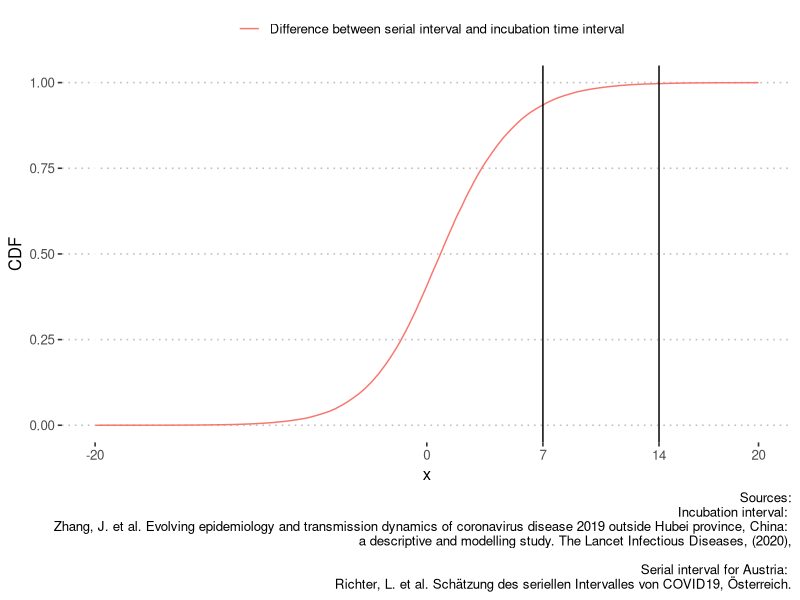

Recreate this plot in R.
library(dplyr)
library(ggplot2)
library(ggpubr)

simSize <- 100000
sim_latent <- rgamma(simSize, shape=2.88, scale = 1.55)
sim_incubation <- rgamma(simSize, shape = 3.18, rate = 0.59)

sim_infectious_around_symptoms <- ecdf(sim_incubation - sim_latent)

x<-seq(-20,20,0.1)
sim_infectious_around_symptoms_plot <- data.frame(
  x=x,
  ecdf=sim_infectious_around_symptoms(x)
)

sim_infectious_around_symptoms_plot %>%
  ggplot(aes(x=x)) +
  geom_line(aes(y=ecdf, color="Difference between serial interval and incubation time interval")) +
  geom_vline(xintercept = 7) + 
  geom_vline(xintercept = 14) +
  scale_x_continuous(breaks = c(-20,0,7, 14, 20)) +
  labs(color="",
       caption = "Sources:
        Incubation interval: 
        Zhang, J. et al. Evolving epidemiology and transmission dynamics of coronavirus disease 2019 outside Hubei province, China: 
       a descriptive and modelling study. The Lancet Infectious Diseases, (2020),
       
       Serial interval for Austria: 
       Richter, L. et al. Schätzung des seriellen Intervalles von COVID19, Österreich.") +
  ylab("CDF") + 
  theme_pubclean()
